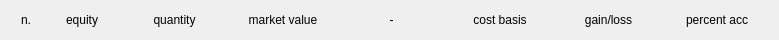
<?xml version="1.0" encoding="UTF-8"?>
<ui version="4.0">
 <class>StockPerformanceRow</class>
 <widget class="QWidget" name="StockPerformanceRow">
  <property name="geometry">
   <rect>
    <x>0</x>
    <y>0</y>
    <width>779</width>
    <height>40</height>
   </rect>
  </property>
  <property name="sizePolicy">
   <sizepolicy hsizetype="Expanding" vsizetype="Preferred">
    <horstretch>0</horstretch>
    <verstretch>0</verstretch>
   </sizepolicy>
  </property>
  <property name="maximumSize">
   <size>
    <width>16777215</width>
    <height>40</height>
   </size>
  </property>
  <property name="windowTitle">
   <string>Form</string>
  </property>
  <layout class="QHBoxLayout" name="horizontalLayout">
   <item>
    <widget class="QLabel" name="nLabel">
     <property name="maximumSize">
      <size>
       <width>30</width>
       <height>16777215</height>
      </size>
     </property>
     <property name="text">
      <string>n.</string>
     </property>
     <property name="alignment">
      <set>Qt::AlignCenter</set>
     </property>
    </widget>
   </item>
   <item>
    <widget class="QLabel" name="equityLabel">
     <property name="maximumSize">
      <size>
       <width>70</width>
       <height>16777215</height>
      </size>
     </property>
     <property name="text">
      <string>equity</string>
     </property>
     <property name="alignment">
      <set>Qt::AlignCenter</set>
     </property>
    </widget>
   </item>
   <item>
    <widget class="QLabel" name="quantityLabel">
     <property name="text">
      <string>quantity</string>
     </property>
     <property name="alignment">
      <set>Qt::AlignCenter</set>
     </property>
    </widget>
   </item>
   <item>
    <widget class="QLabel" name="marketValueLabel">
     <property name="text">
      <string>market value</string>
     </property>
     <property name="alignment">
      <set>Qt::AlignCenter</set>
     </property>
    </widget>
   </item>
   <item>
    <widget class="QLabel" name="dayChangeLabel">
     <property name="text">
      <string>-</string>
     </property>
     <property name="alignment">
      <set>Qt::AlignCenter</set>
     </property>
    </widget>
   </item>
   <item>
    <widget class="QLabel" name="costBasisLabel">
     <property name="text">
      <string>cost basis</string>
     </property>
     <property name="alignment">
      <set>Qt::AlignCenter</set>
     </property>
    </widget>
   </item>
   <item>
    <widget class="QLabel" name="gainLossLabel">
     <property name="text">
      <string>gain/loss</string>
     </property>
     <property name="alignment">
      <set>Qt::AlignCenter</set>
     </property>
    </widget>
   </item>
   <item>
    <widget class="QLabel" name="percentAccountLabel">
     <property name="text">
      <string>percent acc</string>
     </property>
     <property name="alignment">
      <set>Qt::AlignCenter</set>
     </property>
    </widget>
   </item>
  </layout>
 </widget>
 <resources/>
 <connections/>
</ui>
